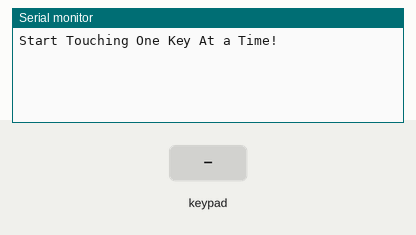
A sketch run on a simulated Arduino Mega 2560, built with avr-gcc and run on an emulated ATmega2560. On the bench: the last lines printed to the serial monitor. The inputs (shaded band) are chosen by the test bench.

Above: at 1.2 s.
1.3 s: key '1' pressed
At 2.3 s:
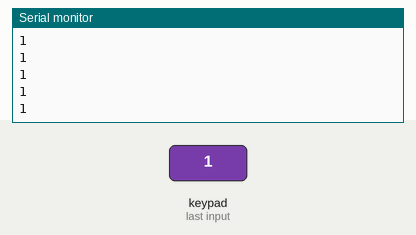
2.8 s: keypad keys 1 2 pressed 0.4 s apart
At 3.7 s:
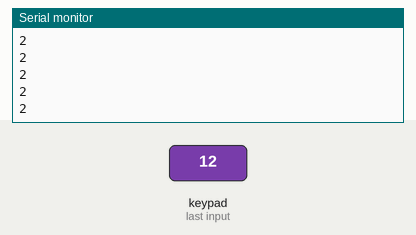
5.1 s: key '3' pressed
At 6.3 s:
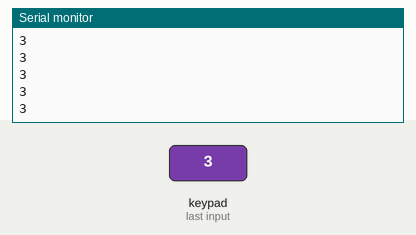
6.6 s: keypad keys 1 2 A pressed 0.4 s apart
At 8.1 s:
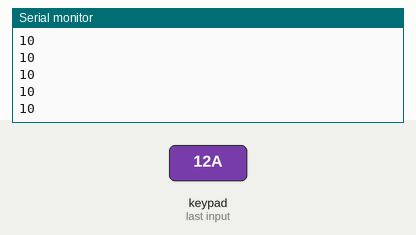
Timing chart, 0 to 9.6 s (numbered marks = the images above; inputs shaded):
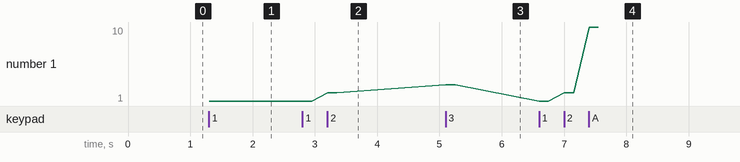

Measured:
- after the input at 1.3 s, the serial monitor: prints a new line at once (image 1)
- after the input at 2.8 s, the serial monitor: prints a new line after 0.40 s (image 2)
- after the input at 5.1 s, the serial monitor: prints a new line at once (image 3)
- after the input at 6.6 s, the serial monitor: prints a new line at once (image 4)
- plotted number 1: 1 → 2 after the input at 2.8 s, 2 → 3 after the input at 5.1 s, 3 → 10 after the input at 6.6 s

The sketch:

ok-keypad.ino
```cpp
#include <SoftwareSerial.h>
#include <TTP229.h>
SoftwareSerial Serial1(10, 11);

const int SCL_PIN = A4;  // The pin number of the clock pin.
const int SDO_PIN = A5;  // The pin number of the data pin.

TTP229 ttp229(SCL_PIN, SDO_PIN); // TTP229(sclPin, sdoPin)
unsigned char order[4] = {0xAA,0x06,0x00,0xB0};
void setup()
{
    Serial.begin(115200);
    Serial.println("Start Touching One Key At a Time!");
  Serial1.begin(9600);
  volume(0x1E);//音量设置0x00-0x1E
}

void loop()
{
    uint8_t key = ttp229.ReadKey16(); // Blocking
    if (key)
    Serial.println(key);
  if (key == 9) {
  play(0x01);
  }
  else if (key == 10) {
  play(0x02);
  }
  else if (key == 11) {
  play(0x03);
  }
  else if (key == 12) {
  play(0x04);
  }
  else if (key == 13) {
  play(0x05);
  }
  else if (key == 14) {
  play(0x06);
  }
  else if (key == 15) {
  play(0x07);
  }
  else if (key == 16) {
  play(0x08);
  }
}
void play(unsigned char Track)
{
unsigned char play[6] = {0xAA,0x07,0x02,0x00,Track,Track+0xB3};//0xB3=0xAA+0x07+0x02+0x00,即最后一位为校验和
Serial1.write(play,6);
}
void volume( unsigned char vol)
{
unsigned char volume[5] = {0xAA,0x13,0x01,vol,vol+0xBE};//0xBE=0xAA+0x13+0x01,即最后一位为校验和
Serial1.write(volume,5);
}
```
